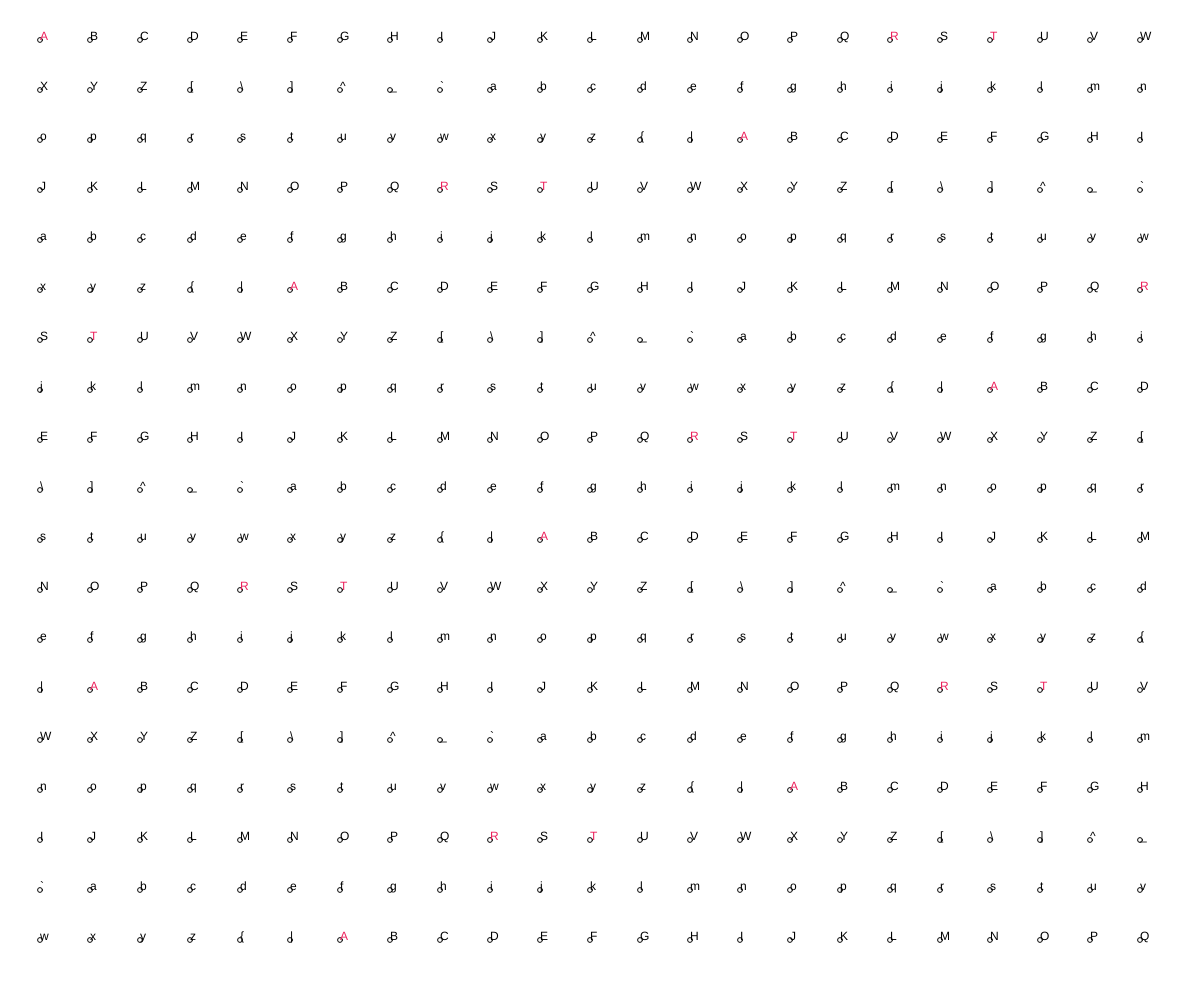
Frame 1 (no input)
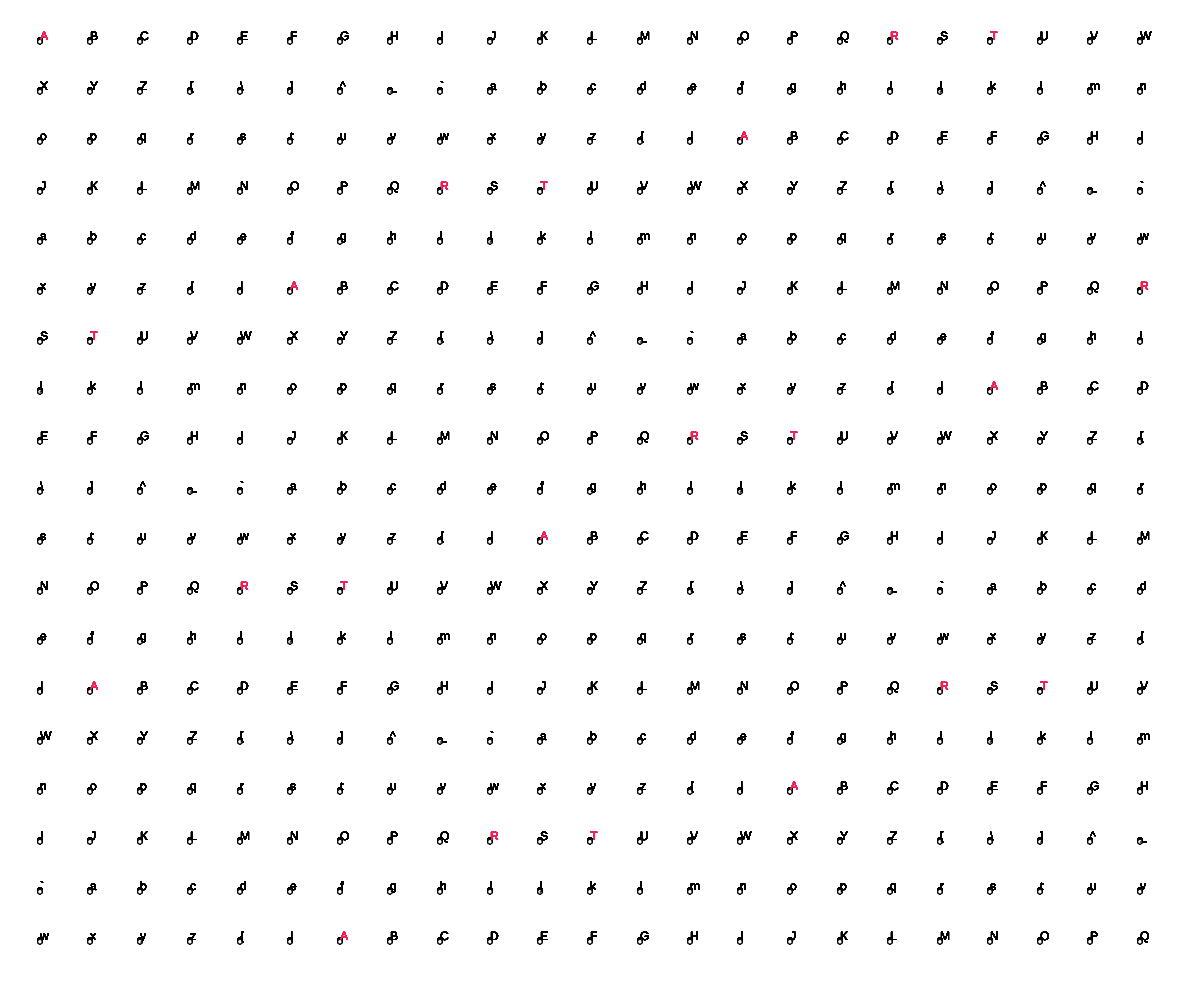
Frame 60 (no input)
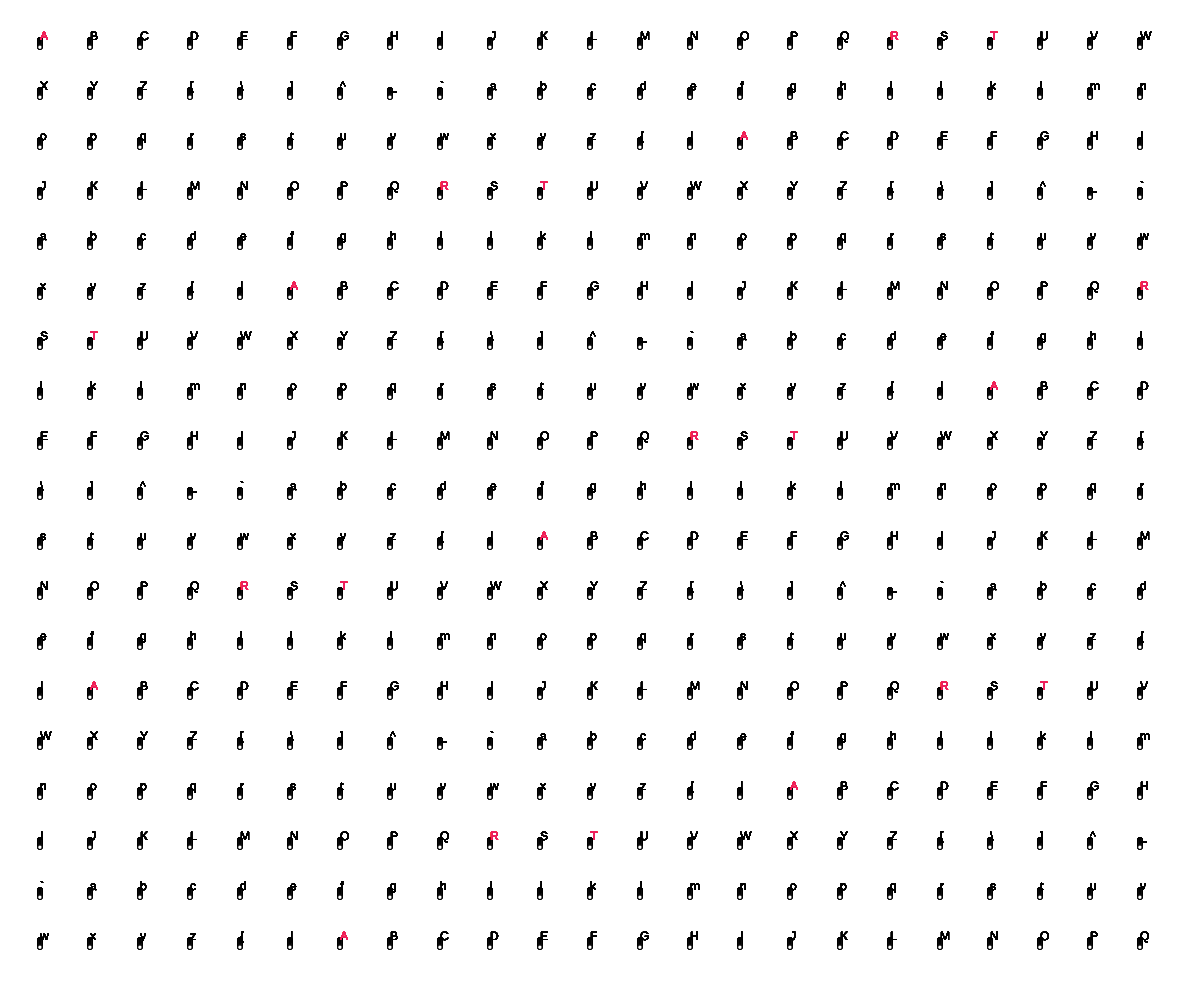
Frame 120 (the mouse pressed at the canvas centre since frame 60)

The p5.js sketch that drew these frames (run headless with seeded random() and noise() and a simulated clock; from frame 60 on, the mouse is pressed at the canvas centre):

// p5.js sketch
// ── sketch.js
function setup() {
  // Make the drawing take up the whole window
  createCanvas(windowWidth, windowHeight);

  add();
}

var movers = [];

// Restart all the Mover objects randomly
function add() {
  let gap = 50;
  let margin = 10;
  translate(margin * 4, margin * 4);
  for (let y = 0; y < height - gap; y += gap) {
    for (let x = 0; x < width - gap; x += gap) {
      movers.push(new Drip(x, y));
    }
  }
}

// This is an endless loop that acts as a frame
function draw() {
  // Set the gap between letters and the left and top margin
  let gap = 50;
  let margin = 10;
  translate(margin * 4, margin * 4);

  for (var i = 0; i < movers.length; i++) {
    // Gravity is scaled by mass here!
    var gravity = createVector(0, 0.001 * movers[i].mass);
    // Apply gravity
    movers[i].applyForce(gravity);
    movers[i].update();
    movers[i].display();
  }

  // Set the counter to start at the character you want
  // in this case 35, which is the # symbol
  let counter = 65;

  // Loop as long as there is space on the canvas
  for (let y = 0; y < height - gap; y += gap) {
    for (let x = 0; x < width - gap; x += gap) {
      // Use the counter to retrieve individual letters by their Unicode number
      let letter = char(counter);

      // Add different color to the vowels and other characters
      if (letter === "A" || letter === "R" || letter === "T") {
        fill("#ed225d");
      } else {
        fill(0);
      }

      // Draw the letter to the screen
      text(letter, x, y);

      counter++;
      if (counter > 124) {
        counter = 65;
      }
    }
  }
}

class Drip {
  constructor(x, y) {
    this.mass = 0.3;
    this.position = createVector(x, y);
    this.velocity = createVector(0, 0);
    this.acceleration = createVector(0, 0);
  }

  applyForce(force) {
    var f = p5.Vector.div(force, this.mass);
    this.acceleration.add(f);
  }

  update() {
    // Velocity changes according to acceleration
    this.velocity.add(this.acceleration);
    // position changes by velocity
    this.position.add(this.velocity);
    // We must clear acceleration each frame
    this.acceleration.mult(0);
  }

  display() {
    fill(255, 127);
    ellipse(this.position.x, this.position.y, this.mass * 16, this.mass * 16);
  }
}
